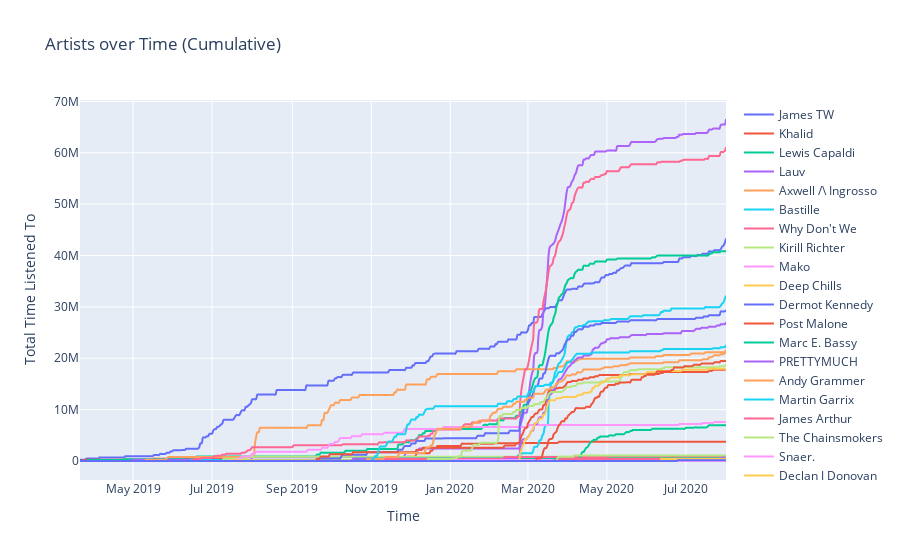
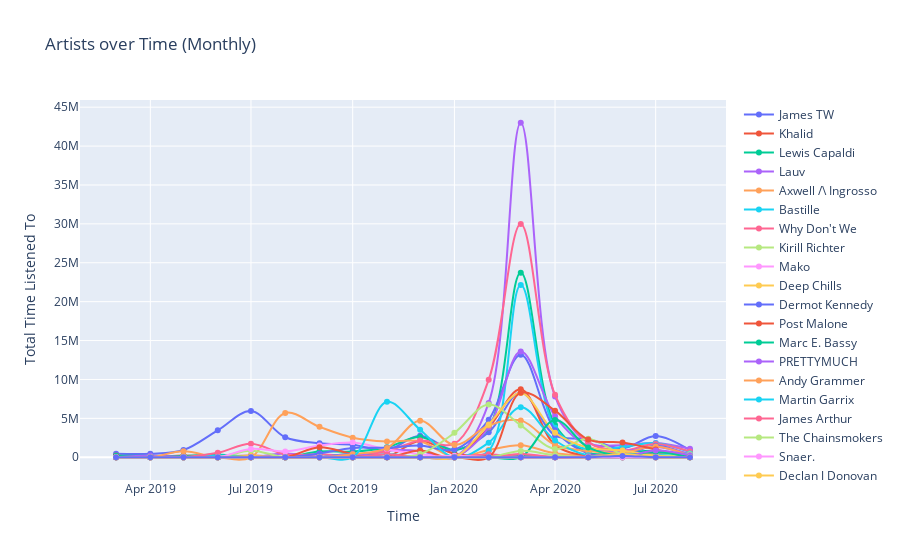
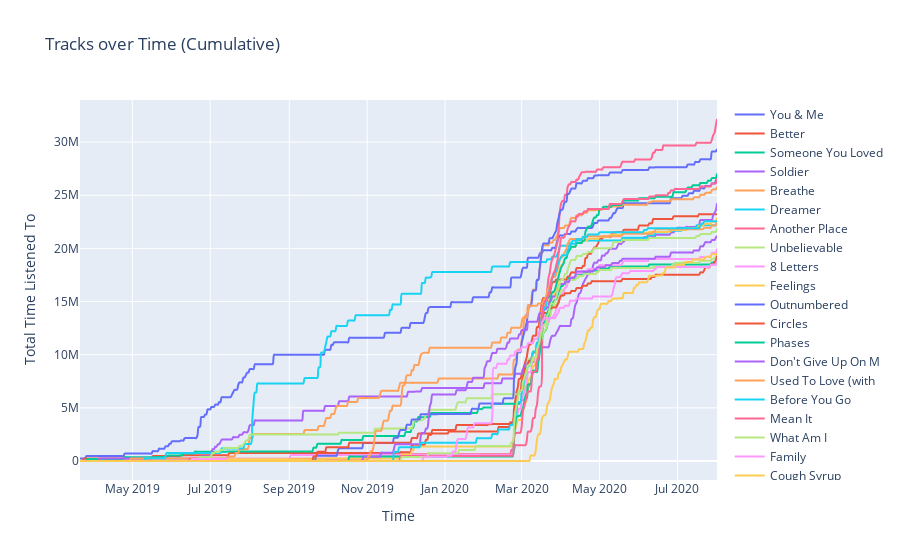
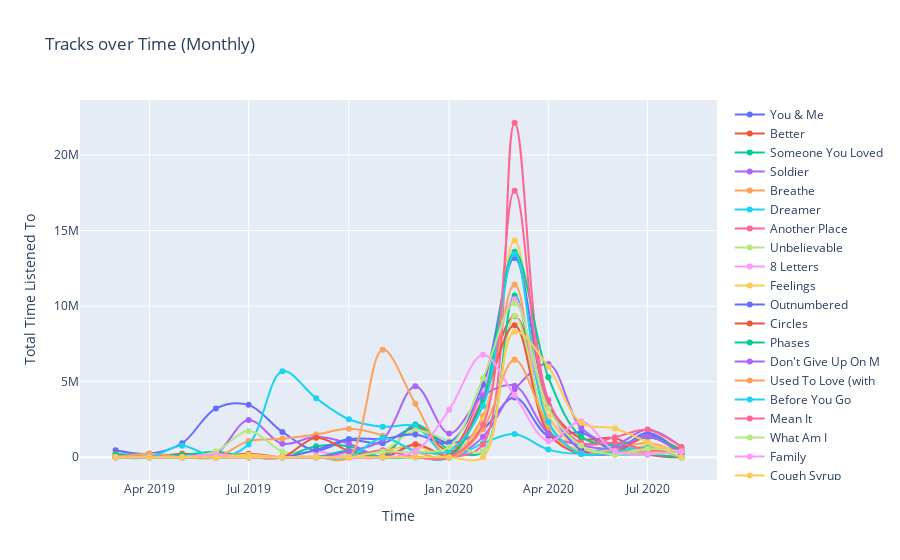

The cell these charts' notebook holds for them, in order:
### Code cell
artists_cum, artists_mon = get_data(artist_tracker)
tracks_cum, tracks_mon = get_data(track_tracker)

plot_tracker(artists_cum, 'Artists over Time (Cumulative)')
plot_tracker(artists_mon, 'Artists over Time (Monthly)')
plot_tracker(tracks_cum, 'Tracks over Time (Cumulative)')
plot_tracker(tracks_mon, 'Tracks over Time (Monthly)')

### Figure 1 — Plotly figure (JSON) as saved in the notebook; plotly's stock layout.template omitted (floating-point values rounded to 4 significant figures; data arrays with more than 128 entries replaced by an {"elided": "..."} marker saying what was removed)
{"data": [{"line": {"shape": "spline"}, "name": "James TW", "type": "scatter", "x": {"elided": "500 str values"}, "y": {"elided": "500 int values"}}, {"line": {"shape": "spline"}, "name": "Khalid", "type": "scatter", "x": {"elided": "500 str values"}, "y": {"elided": "500 int values"}}, {"line": {"shape": "spline"}, "name": "Lewis Capaldi", "type": "scatter", "x": {"elided": "500 str values"}, "y": {"elided": "500 int values"}}, {"line": {"shape": "spline"}, "name": "Lauv", "type": "scatter", "x": {"elided": "500 str values"}, "y": {"elided": "500 int values"}}, {"line": {"shape": "spline"}, "name": "Axwell /\\ Ingrosso", "type": "scatter", "x": {"elided": "500 str values"}, "y": {"elided": "500 int values"}}, {"line": {"shape": "spline"}, "name": "Bastille", "type": "scatter", "x": {"elided": "500 str values"}, "y": {"elided": "500 int values"}}, {"line": {"shape": "spline"}, "name": "Why Don't We", "type": "scatter", "x": {"elided": "500 str values"}, "y": {"elided": "500 int values"}}, {"line": {"shape": "spline"}, "name": "Kirill Richter", "type": "scatter", "x": {"elided": "500 str values"}, "y": {"elided": "500 int values"}}, {"line": {"shape": "spline"}, "name": "Mako", "type": "scatter", "x": {"elided": "500 str values"}, "y": {"elided": "500 int values"}}, {"line": {"shape": "spline"}, "name": "Deep Chills", "type": "scatter", "x": {"elided": "500 str values"}, "y": {"elided": "500 int values"}}, {"line": {"shape": "spline"}, "name": "Dermot Kennedy", "type": "scatter", "x": {"elided": "500 str values"}, "y": {"elided": "500 int values"}}, {"line": {"shape": "spline"}, "name": "Post Malone", "type": "scatter", "x": {"elided": "500 str values"}, "y": {"elided": "500 int values"}}, {"line": {"shape": "spline"}, "name": "Marc E. Bassy", "type": "scatter", "x": {"elided": "500 str values"}, "y": {"elided": "500 int values"}}, {"line": {"shape": "spline"}, "name": "PRETTYMUCH", "type": "scatter", "x": {"elided": "500 str values"}, "y": {"elided": "500 int values"}}, {"line": {"shape": "spline"}, "name": "Andy Grammer", "type": "scatter", "x": {"elided": "500 str values"}, "y": {"elided": "500 int values"}}, {"line": {"shape": "spline"}, "name": "Martin Garrix", "type": "scatter", "x": {"elided": "500 str values"}, "y": {"elided": "500 int values"}}, {"line": {"shape": "spline"}, "name": "James Arthur", "type": "scatter", "x": {"elided": "500 str values"}, "y": {"elided": "500 int values"}}, {"line": {"shape": "spline"}, "name": "The Chainsmokers", "type": "scatter", "x": {"elided": "500 str values"}, "y": {"elided": "500 int values"}}, {"line": {"shape": "spline"}, "name": "Snaer.", "type": "scatter", "x": {"elided": "500 str values"}, "y": {"elided": "500 int values"}}, {"line": {"shape": "spline"}, "name": "Declan J Donovan", "type": "scatter", "x": {"elided": "500 str values"}, "y": {"elided": "500 int values"}}, {"line": {"shape": "spline"}, "name": "Owl City", "type": "scatter", "x": {"elided": "500 str values"}, "y": {"elided": "500 int values"}}, {"line": {"shape": "spline"}, "name": "Young the Giant", "type": "scatter", "x": {"elided": "500 str values"}, "y": {"elided": "500 int values"}}, {"line": {"shape": "spline"}, "name": "Gavin DeGraw", "type": "scatter", "x": {"elided": "500 str values"}, "y": {"elided": "500 int values"}}, {"line": {"shape": "spline"}, "name": "WILDES", "type": "scatter", "x": {"elided": "500 str values"}, "y": {"elided": "500 int values"}}, {"line": {"shape": "spline"}, "name": "EDEN", "type": "scatter", "x": {"elided": "500 str values"}, "y": {"elided": "500 int values"}}, {"line": {"shape": "spline"}, "name": "Years & Years", "type": "scatter", "x": {"elided": "500 str values"}, "y": {"elided": "500 int values"}}, {"line": {"shape": "spline"}, "name": "The Piano Guys", "type": "scatter", "x": {"elided": "500 str values"}, "y": {"elided": "500 int values"}}, {"line": {"shape": "spline"}, "name": "Parachute", "type": "scatter", "x": {"elided": "500 str values"}, "y": {"elided": "500 int values"}}, {"line": {"shape": "spline"}, "name": "Mac Miller", "type": "scatter", "x": {"elided": "500 str values"}, "y": {"elided": "500 int values"}}, {"line": {"shape": "spline"}, "name": "OneRepublic", "type": "scatter", "x": {"elided": "500 str values"}, "y": {"elided": "500 int values"}}, {"line": {"shape": "spline"}, "name": "Trippie Redd", "type": "scatter", "x": {"elided": "500 str values"}, "y": {"elided": "500 int values"}}], "layout": {"font": {"size": 12}, "title": {"text": "Artists over Time (Cumulative)"}, "xaxis": {"title": {"text": "Time"}}, "yaxis": {"title": {"text": "Total Time Listened To"}}}}

### Figure 2 — Plotly figure (JSON) as saved in the notebook; plotly's stock layout.template omitted (floating-point values rounded to 4 significant figures)
{"data": [{"line": {"shape": "spline"}, "name": "James TW", "type": "scatter", "x": ["2019-03", "2019-04", "2019-05", "2019-06", "2019-07", "2019-08", "2019-09", "2019-10", "2019-11", "2019-12", "2020-01", "2020-02", "2020-03", "2020-04", "2020-05", "2020-06", "2020-07", "2020-08"], "y": [463306, 456373, 925047, 3457938, 5937692, 2574800, 1811626, 1601606, 926612, 2753364, 926612, 3202440, 8338142, 2806045, 2327849, 1141620, 2738150, 905813]}, {"line": {"shape": "spline"}, "name": "Khalid", "type": "scatter", "x": ["2019-03", "2019-04", "2019-05", "2019-06", "2019-07", "2019-08", "2019-09", "2019-10", "2019-11", "2019-12", "2020-01", "2020-02", "2020-03", "2020-04", "2020-05", "2020-06", "2020-07", "2020-08"], "y": [229320, 0, 229320, 72551, 230578, 0, 0, 0, 72036, 2086800, 458640, 145658, 245838, 0, 0, 0, 0, 0]}, {"line": {"shape": "spline"}, "name": "Lewis Capaldi", "type": "scatter", "x": ["2019-03", "2019-04", "2019-05", "2019-06", "2019-07", "2019-08", "2019-09", "2019-10", "2019-11", "2019-12", "2020-01", "2020-02", "2020-03", "2020-04", "2020-05", "2020-06", "2020-07", "2020-08"], "y": [182160, 182160, 150437, 364554, 11600, 0, 728640, 728640, 1290636, 2598018, 940338, 3759608, 23720511, 4160499, 598304, 564837, 828992, 0]}, {"line": {"shape": "spline"}, "name": "Lauv", "type": "scatter", "x": ["2019-03", "2019-04", "2019-05", "2019-06", "2019-07", "2019-08", "2019-09", "2019-10", "2019-11", "2019-12", "2020-01", "2020-02", "2020-03", "2020-04", "2020-05", "2020-06", "2020-07", "2020-08"], "y": [0, 237810, 0, 0, 0, 475620, 61112, 0, 844932, 800972, 4642, 6986068, 42998726, 7822368, 1881353, 1548797, 1826093, 1083328]}, {"line": {"shape": "spline"}, "name": "Axwell /\\ Ingrosso", "type": "scatter", "x": ["2019-03", "2019-04", "2019-05", "2019-06", "2019-07", "2019-08", "2019-09", "2019-10", "2019-11", "2019-12", "2020-01", "2020-02", "2020-03", "2020-04", "2020-05", "2020-06", "2020-07", "2020-08"], "y": [0, 0, 760310, 0, 0, 5690846, 3904788, 2511470, 2018134, 2046360, 7520, 920794, 1532039, 505660, 251147, 502294, 502295, 502294]}, {"line": {"shape": "spline"}, "name": "Bastille", "type": "scatter", "x": ["2019-03", "2019-04", "2019-05", "2019-06", "2019-07", "2019-08", "2019-09", "2019-10", "2019-11", "2019-12", "2020-01", "2020-02", "2020-03", "2020-04", "2020-05", "2020-06", "2020-07", "2020-08"], "y": [0, 0, 0, 212155, 0, 0, 0, 0, 427020, 0, 0, 850402, 22131042, 3795551, 953867, 1321508, 1806871, 675143]}, {"line": {"shape": "spline"}, "name": "Why Don't We", "type": "scatter", "x": ["2019-03", "2019-04", "2019-05", "2019-06", "2019-07", "2019-08", "2019-09", "2019-10", "2019-11", "2019-12", "2020-01", "2020-02", "2020-03", "2020-04", "2020-05", "2020-06", "2020-07", "2020-08"], "y": [0, 0, 0, 568794, 1731063, 378768, 380052, 177678, 765036, 2138120, 1740930, 9964054, 29976995, 8023997, 1909075, 870061, 1714454, 749382]}, {"line": {"shape": "spline"}, "name": "Kirill Richter", "type": "scatter", "x": ["2019-03", "2019-04", "2019-05", "2019-06", "2019-07", "2019-08", "2019-09", "2019-10", "2019-11", "2019-12", "2020-01", "2020-02", "2020-03", "2020-04", "2020-05", "2020-06", "2020-07", "2020-08"], "y": [0, 0, 0, 0, 848895, 0, 0, 0, 0, 0, 0, 0, 0, 0, 0, 0, 0, 0]}, {"line": {"shape": "spline"}, "name": "Mako", "type": "scatter", "x": ["2019-03", "2019-04", "2019-05", "2019-06", "2019-07", "2019-08", "2019-09", "2019-10", "2019-11", "2019-12", "2020-01", "2020-02", "2020-03", "2020-04", "2020-05", "2020-06", "2020-07", "2020-08"], "y": [0, 0, 0, 0, 1067757, 753440, 1506882, 1883600, 1031300, 376720, 0, 0, 376720, 0, 7605, 190514, 386288, 0]}, {"line": {"shape": "spline"}, "name": "Deep Chills", "type": "scatter", "x": ["2019-03", "2019-04", "2019-05", "2019-06", "2019-07", "2019-08", "2019-09", "2019-10", "2019-11", "2019-12", "2020-01", "2020-02", "2020-03", "2020-04", "2020-05", "2020-06", "2020-07", "2020-08"], "y": [0, 0, 0, 0, 163738, 0, 0, 0, 0, 0, 0, 0, 0, 0, 0, 0, 0, 0]}, {"line": {"shape": "spline"}, "name": "Dermot Kennedy", "type": "scatter", "x": ["2019-03", "2019-04", "2019-05", "2019-06", "2019-07", "2019-08", "2019-09", "2019-10", "2019-11", "2019-12", "2020-01", "2020-02", "2020-03", "2020-04", "2020-05", "2020-06", "2020-07", "2020-08"], "y": [0, 0, 0, 0, 0, 0, 491398, 1203592, 1220374, 1511768, 982796, 4812940, 13182743, 3479148, 491398, 264122, 1476736, 245699]}, {"line": {"shape": "spline"}, "name": "Post Malone", "type": "scatter", "x": ["2019-03", "2019-04", "2019-05", "2019-06", "2019-07", "2019-08", "2019-09", "2019-10", "2019-11", "2019-12", "2020-01", "2020-02", "2020-03", "2020-04", "2020-05", "2020-06", "2020-07", "2020-08"], "y": [0, 0, 0, 0, 0, 0, 1292980, 430560, 0, 861120, 0, 3836068, 8737464, 1562465, 216742, 396332, 430560, 219529]}, {"line": {"shape": "spline"}, "name": "Marc E. Bassy", "type": "scatter", "x": ["2019-03", "2019-04", "2019-05", "2019-06", "2019-07", "2019-08", "2019-09", "2019-10", "2019-11", "2019-12", "2020-01", "2020-02", "2020-03", "2020-04", "2020-05", "2020-06", "2020-07", "2020-08"], "y": [0, 0, 0, 0, 0, 0, 0, 436986, 0, 0, 0, 0, 112962, 0, 0, 0, 0, 0]}, {"line": {"shape": "spline"}, "name": "PRETTYMUCH", "type": "scatter", "x": ["2019-03", "2019-04", "2019-05", "2019-06", "2019-07", "2019-08", "2019-09", "2019-10", "2019-11", "2019-12", "2020-01", "2020-02", "2020-03", "2020-04", "2020-05", "2020-06", "2020-07", "2020-08"], "y": [0, 0, 0, 0, 0, 0, 0, 431518, 0, 0, 0, 3821150, 13592116, 5289602, 1368061, 788769, 1332223, 431518]}, {"line": {"shape": "spline"}, "name": "Andy Grammer", "type": "scatter", "x": ["2019-03", "2019-04", "2019-05", "2019-06", "2019-07", "2019-08", "2019-09", "2019-10", "2019-11", "2019-12", "2020-01", "2020-02", "2020-03", "2020-04", "2020-05", "2020-06", "2020-07", "2020-08"], "y": [0, 0, 0, 0, 0, 0, 0, 392374, 1177122, 4694088, 1569496, 4085574, 4737243, 1569497, 795339, 588561, 1373309, 196187]}, {"line": {"shape": "spline"}, "name": "Martin Garrix", "type": "scatter", "x": ["2019-03", "2019-04", "2019-05", "2019-06", "2019-07", "2019-08", "2019-09", "2019-10", "2019-11", "2019-12", "2020-01", "2020-02", "2020-03", "2020-04", "2020-05", "2020-06", "2020-07", "2020-08"], "y": [0, 0, 0, 0, 0, 0, 0, 0, 7119728, 3545002, 0, 1874836, 6442826, 2151482, 241686, 431889, 343297, 473528]}, {"line": {"shape": "spline"}, "name": "James Arthur", "type": "scatter", "x": ["2019-03", "2019-04", "2019-05", "2019-06", "2019-07", "2019-08", "2019-09", "2019-10", "2019-11", "2019-12", "2020-01", "2020-02", "2020-03", "2020-04", "2020-05", "2020-06", "2020-07", "2020-08"], "y": [0, 0, 0, 0, 0, 0, 0, 0, 398132, 0, 0, 398132, 0, 19838, 95363, 0, 0, 0]}, {"line": {"shape": "spline"}, "name": "The Chainsmokers", "type": "scatter", "x": ["2019-03", "2019-04", "2019-05", "2019-06", "2019-07", "2019-08", "2019-09", "2019-10", "2019-11", "2019-12", "2020-01", "2020-02", "2020-03", "2020-04", "2020-05", "2020-06", "2020-07", "2020-08"], "y": [0, 0, 0, 0, 0, 0, 0, 0, 0, 405932, 3137116, 6775766, 4097041, 1064417, 2388011, 391299, 194826, 389652]}, {"line": {"shape": "spline"}, "name": "Snaer.", "type": "scatter", "x": ["2019-03", "2019-04", "2019-05", "2019-06", "2019-07", "2019-08", "2019-09", "2019-10", "2019-11", "2019-12", "2020-01", "2020-02", "2020-03", "2020-04", "2020-05", "2020-06", "2020-07", "2020-08"], "y": [0, 0, 0, 0, 0, 0, 0, 0, 0, 0, 194530, 0, 0, 0, 0, 0, 0, 0]}, {"line": {"shape": "spline"}, "name": "Declan J Donovan", "type": "scatter", "x": ["2019-03", "2019-04", "2019-05", "2019-06", "2019-07", "2019-08", "2019-09", "2019-10", "2019-11", "2019-12", "2020-01", "2020-02", "2020-03", "2020-04", "2020-05", "2020-06", "2020-07", "2020-08"], "y": [0, 0, 0, 0, 0, 0, 0, 0, 0, 0, 0, 4213306, 8265365, 3158653, 1251569, 858069, 202016, 0]}, {"line": {"shape": "spline"}, "name": "Owl City", "type": "scatter", "x": ["2019-03", "2019-04", "2019-05", "2019-06", "2019-07", "2019-08", "2019-09", "2019-10", "2019-11", "2019-12", "2020-01", "2020-02", "2020-03", "2020-04", "2020-05", "2020-06", "2020-07", "2020-08"], "y": [0, 0, 0, 0, 0, 0, 0, 0, 0, 0, 0, 0, 10720, 0, 0, 0, 0, 0]}, {"line": {"shape": "spline"}, "name": "Young the Giant", "type": "scatter", "x": ["2019-03", "2019-04", "2019-05", "2019-06", "2019-07", "2019-08", "2019-09", "2019-10", "2019-11", "2019-12", "2020-01", "2020-02", "2020-03", "2020-04", "2020-05", "2020-06", "2020-07", "2020-08"], "y": [0, 0, 0, 0, 0, 0, 0, 0, 0, 0, 0, 0, 8302625, 5984831, 2274388, 1900975, 998079, 0]}, {"line": {"shape": "spline"}, "name": "Gavin DeGraw", "type": "scatter", "x": ["2019-03", "2019-04", "2019-05", "2019-06", "2019-07", "2019-08", "2019-09", "2019-10", "2019-11", "2019-12", "2020-01", "2020-02", "2020-03", "2020-04", "2020-05", "2020-06", "2020-07", "2020-08"], "y": [0, 0, 0, 0, 0, 0, 0, 0, 0, 0, 0, 0, 0, 4775335, 1268316, 212616, 711346, 0]}, {"line": {"shape": "spline"}, "name": "WILDES", "type": "scatter", "x": ["2019-03", "2019-04", "2019-05", "2019-06", "2019-07", "2019-08", "2019-09", "2019-10", "2019-11", "2019-12", "2020-01", "2020-02", "2020-03", "2020-04", "2020-05", "2020-06", "2020-07", "2020-08"], "y": [0, 0, 0, 0, 0, 0, 0, 0, 0, 0, 0, 0, 0, 0, 0, 0, 877665, 258948]}, {"line": {"shape": "spline"}, "name": "EDEN", "type": "scatter", "x": ["2019-03", "2019-04", "2019-05", "2019-06", "2019-07", "2019-08", "2019-09", "2019-10", "2019-11", "2019-12", "2020-01", "2020-02", "2020-03", "2020-04", "2020-05", "2020-06", "2020-07", "2020-08"], "y": [0, 0, 0, 0, 0, 0, 0, 0, 0, 0, 0, 0, 0, 0, 0, 0, 9824, 0]}, {"line": {"shape": "spline"}, "name": "Years & Years", "type": "scatter", "x": ["2019-03", "2019-04", "2019-05", "2019-06", "2019-07", "2019-08", "2019-09", "2019-10", "2019-11", "2019-12", "2020-01", "2020-02", "2020-03", "2020-04", "2020-05", "2020-06", "2020-07", "2020-08"], "y": [0, 0, 0, 0, 0, 0, 0, 0, 0, 0, 0, 0, 24415, 0, 0, 0, 0, 0]}, {"line": {"shape": "spline"}, "name": "The Piano Guys", "type": "scatter", "x": ["2019-03", "2019-04", "2019-05", "2019-06", "2019-07", "2019-08", "2019-09", "2019-10", "2019-11", "2019-12", "2020-01", "2020-02", "2020-03", "2020-04", "2020-05", "2020-06", "2020-07", "2020-08"], "y": [0, 0, 0, 0, 0, 0, 0, 0, 0, 0, 0, 0, 411902, 0, 0, 1091, 0, 0]}, {"line": {"shape": "spline"}, "name": "Parachute", "type": "scatter", "x": ["2019-03", "2019-04", "2019-05", "2019-06", "2019-07", "2019-08", "2019-09", "2019-10", "2019-11", "2019-12", "2020-01", "2020-02", "2020-03", "2020-04", "2020-05", "2020-06", "2020-07", "2020-08"], "y": [0, 0, 0, 0, 0, 0, 0, 0, 0, 0, 0, 0, 819078, 273026, 0, 0, 0, 0]}, {"line": {"shape": "spline"}, "name": "Mac Miller", "type": "scatter", "x": ["2019-03", "2019-04", "2019-05", "2019-06", "2019-07", "2019-08", "2019-09", "2019-10", "2019-11", "2019-12", "2020-01", "2020-02", "2020-03", "2020-04", "2020-05", "2020-06", "2020-07", "2020-08"], "y": [0, 0, 0, 0, 0, 0, 0, 0, 0, 0, 0, 0, 0, 812, 0, 0, 0, 0]}, {"line": {"shape": "spline"}, "name": "OneRepublic", "type": "scatter", "x": ["2019-03", "2019-04", "2019-05", "2019-06", "2019-07", "2019-08", "2019-09", "2019-10", "2019-11", "2019-12", "2020-01", "2020-02", "2020-03", "2020-04", "2020-05", "2020-06", "2020-07", "2020-08"], "y": [0, 0, 0, 0, 0, 0, 0, 0, 0, 0, 0, 0, 0, 0, 0, 408772, 0, 0]}, {"line": {"shape": "spline"}, "name": "Trippie Redd", "type": "scatter", "x": ["2019-03", "2019-04", "2019-05", "2019-06", "2019-07", "2019-08", "2019-09", "2019-10", "2019-11", "2019-12", "2020-01", "2020-02", "2020-03", "2020-04", "2020-05", "2020-06", "2020-07", "2020-08"], "y": [0, 0, 0, 0, 0, 0, 0, 0, 0, 0, 0, 0, 0, 0, 0, 168000, 0, 0]}], "layout": {"font": {"size": 12}, "title": {"text": "Artists over Time (Monthly)"}, "xaxis": {"title": {"text": "Time"}}, "yaxis": {"title": {"text": "Total Time Listened To"}}}}

### Figure 3 — Plotly figure (JSON) as saved in the notebook; plotly's stock layout.template omitted (floating-point values rounded to 4 significant figures; data arrays with more than 128 entries replaced by an {"elided": "..."} marker saying what was removed)
{"data": [{"line": {"shape": "spline"}, "name": "You & Me", "type": "scatter", "x": {"elided": "500 str values"}, "y": {"elided": "500 int values"}}, {"line": {"shape": "spline"}, "name": "Better", "type": "scatter", "x": {"elided": "500 str values"}, "y": {"elided": "500 int values"}}, {"line": {"shape": "spline"}, "name": "Someone You Loved", "type": "scatter", "x": {"elided": "500 str values"}, "y": {"elided": "500 int values"}}, {"line": {"shape": "spline"}, "name": "Soldier", "type": "scatter", "x": {"elided": "500 str values"}, "y": {"elided": "500 int values"}}, {"line": {"shape": "spline"}, "name": "Breathe", "type": "scatter", "x": {"elided": "500 str values"}, "y": {"elided": "500 int values"}}, {"line": {"shape": "spline"}, "name": "Dreamer", "type": "scatter", "x": {"elided": "500 str values"}, "y": {"elided": "500 int values"}}, {"line": {"shape": "spline"}, "name": "Another Place", "type": "scatter", "x": {"elided": "500 str values"}, "y": {"elided": "500 int values"}}, {"line": {"shape": "spline"}, "name": "Unbelievable", "type": "scatter", "x": {"elided": "500 str values"}, "y": {"elided": "500 int values"}}, {"line": {"shape": "spline"}, "name": "8 Letters", "type": "scatter", "x": {"elided": "500 str values"}, "y": {"elided": "500 int values"}}, {"line": {"shape": "spline"}, "name": "Feelings", "type": "scatter", "x": {"elided": "500 str values"}, "y": {"elided": "500 int values"}}, {"line": {"shape": "spline"}, "name": "Outnumbered", "type": "scatter", "x": {"elided": "500 str values"}, "y": {"elided": "500 int values"}}, {"line": {"shape": "spline"}, "name": "Circles", "type": "scatter", "x": {"elided": "500 str values"}, "y": {"elided": "500 int values"}}, {"line": {"shape": "spline"}, "name": "Phases", "type": "scatter", "x": {"elided": "500 str values"}, "y": {"elided": "500 int values"}}, {"line": {"shape": "spline"}, "name": "Don't Give Up On M", "type": "scatter", "x": {"elided": "500 str values"}, "y": {"elided": "500 int values"}}, {"line": {"shape": "spline"}, "name": "Used To Love (with", "type": "scatter", "x": {"elided": "500 str values"}, "y": {"elided": "500 int values"}}, {"line": {"shape": "spline"}, "name": "Before You Go", "type": "scatter", "x": {"elided": "500 str values"}, "y": {"elided": "500 int values"}}, {"line": {"shape": "spline"}, "name": "Mean It", "type": "scatter", "x": {"elided": "500 str values"}, "y": {"elided": "500 int values"}}, {"line": {"shape": "spline"}, "name": "What Am I", "type": "scatter", "x": {"elided": "500 str values"}, "y": {"elided": "500 int values"}}, {"line": {"shape": "spline"}, "name": "Family", "type": "scatter", "x": {"elided": "500 str values"}, "y": {"elided": "500 int values"}}, {"line": {"shape": "spline"}, "name": "Cough Syrup", "type": "scatter", "x": {"elided": "500 str values"}, "y": {"elided": "500 int values"}}], "layout": {"font": {"size": 12}, "title": {"text": "Tracks over Time (Cumulative)"}, "xaxis": {"title": {"text": "Time"}}, "yaxis": {"title": {"text": "Total Time Listened To"}}}}

### Figure 4 — Plotly figure (JSON) as saved in the notebook; plotly's stock layout.template omitted (floating-point values rounded to 4 significant figures)
{"data": [{"line": {"shape": "spline"}, "name": "You & Me", "type": "scatter", "x": ["2019-03", "2019-04", "2019-05", "2019-06", "2019-07", "2019-08", "2019-09", "2019-10", "2019-11", "2019-12", "2020-01", "2020-02", "2020-03", "2020-04", "2020-05", "2020-06", "2020-07", "2020-08"], "y": [463306, 231653, 925047, 3233218, 3467005, 1675880, 463306, 1139712, 926612, 1953776, 926612, 1853224, 3961008, 1404921, 1632015, 464420, 1621236, 231653]}, {"line": {"shape": "spline"}, "name": "Better", "type": "scatter", "x": ["2019-03", "2019-04", "2019-05", "2019-06", "2019-07", "2019-08", "2019-09", "2019-10", "2019-11", "2019-12", "2020-01", "2020-02", "2020-03", "2020-04", "2020-05", "2020-06", "2020-07", "2020-08"], "y": [229320, 0, 229320, 72551, 230578, 0, 0, 0, 72036, 2086800, 458640, 4358964, 9330281, 3431679, 1251569, 1266841, 202016, 0]}, {"line": {"shape": "spline"}, "name": "Someone You Loved", "type": "scatter", "x": ["2019-03", "2019-04", "2019-05", "2019-06", "2019-07", "2019-08", "2019-09", "2019-10", "2019-11", "2019-12", "2020-01", "2020-02", "2020-03", "2020-04", "2020-05", "2020-06", "2020-07", "2020-08"], "y": [182160, 182160, 150437, 364554, 11600, 0, 728640, 728640, 0, 2167806, 510126, 364320, 10704864, 1829079, 379797, 184871, 182160, 0]}, {"line": {"shape": "spline"}, "name": "Soldier", "type": "scatter", "x": ["2019-03", "2019-04", "2019-05", "2019-06", "2019-07", "2019-08", "2019-09", "2019-10", "2019-11", "2019-12", "2020-01", "2020-02", "2020-03", "2020-04", "2020-05", "2020-06", "2020-07", "2020-08"], "y": [0, 224720, 0, 224720, 2470687, 898920, 1348320, 898880, 0, 799588, 0, 1349216, 4490096, 6176459, 1964150, 889816, 1828260, 674160]}, {"line": {"shape": "spline"}, "name": "Breathe", "type": "scatter", "x": ["2019-03", "2019-04", "2019-05", "2019-06", "2019-07", "2019-08", "2019-09", "2019-10", "2019-11", "2019-12", "2020-01", "2020-02", "2020-03", "2020-04", "2020-05", "2020-06", "2020-07", "2020-08"], "y": [0, 237810, 0, 0, 1067757, 1229060, 1506882, 1883600, 1429432, 396308, 0, 2736772, 11429634, 1696142, 483191, 521813, 938255, 237810]}, {"line": {"shape": "spline"}, "name": "Dreamer", "type": "scatter", "x": ["2019-03", "2019-04", "2019-05", "2019-06", "2019-07", "2019-08", "2019-09", "2019-10", "2019-11", "2019-12", "2020-01", "2020-02", "2020-03", "2020-04", "2020-05", "2020-06", "2020-07", "2020-08"], "y": [0, 0, 760310, 0, 848895, 5690846, 3904788, 2511470, 2018134, 2046360, 7520, 920794, 1532039, 505660, 251147, 670294, 502295, 502294]}, {"line": {"shape": "spline"}, "name": "Another Place", "type": "scatter", "x": ["2019-03", "2019-04", "2019-05", "2019-06", "2019-07", "2019-08", "2019-09", "2019-10", "2019-11", "2019-12", "2020-01", "2020-02", "2020-03", "2020-04", "2020-05", "2020-06", "2020-07", "2020-08"], "y": [0, 0, 0, 212155, 0, 0, 0, 0, 427020, 0, 0, 850402, 22131042, 3795551, 953867, 1321508, 1806871, 675143]}, {"line": {"shape": "spline"}, "name": "Unbelievable", "type": "scatter", "x": ["2019-03", "2019-04", "2019-05", "2019-06", "2019-07", "2019-08", "2019-09", "2019-10", "2019-11", "2019-12", "2020-01", "2020-02", "2020-03", "2020-04", "2020-05", "2020-06", "2020-07", "2020-08"], "y": [0, 0, 0, 378768, 1731063, 378768, 0, 177678, 395706, 1768790, 1067628, 388112, 9360749, 2132084, 381476, 489387, 568152, 0]}, {"line": {"shape": "spline"}, "name": "8 Letters", "type": "scatter", "x": ["2019-03", "2019-04", "2019-05", "2019-06", "2019-07", "2019-08", "2019-09", "2019-10", "2019-11", "2019-12", "2020-01", "2020-02", "2020-03", "2020-04", "2020-05", "2020-06", "2020-07", "2020-08"], "y": [0, 0, 0, 190026, 0, 0, 380052, 0, 0, 0, 0, 4351804, 10456132, 2673113, 754226, 194732, 586654, 380052]}, {"line": {"shape": "spline"}, "name": "Feelings", "type": "scatter", "x": ["2019-03", "2019-04", "2019-05", "2019-06", "2019-07", "2019-08", "2019-09", "2019-10", "2019-11", "2019-12", "2020-01", "2020-02", "2020-03", "2020-04", "2020-05", "2020-06", "2020-07", "2020-08"], "y": [0, 0, 0, 0, 163738, 0, 61112, 0, 379226, 766900, 0, 2482944, 14338116, 2713440, 569718, 263443, 762961, 379812]}, {"line": {"shape": "spline"}, "name": "Outnumbered", "type": "scatter", "x": ["2019-03", "2019-04", "2019-05", "2019-06", "2019-07", "2019-08", "2019-09", "2019-10", "2019-11", "2019-12", "2020-01", "2020-02", "2020-03", "2020-04", "2020-05", "2020-06", "2020-07", "2020-08"], "y": [0, 0, 0, 0, 0, 0, 491398, 1203592, 1220374, 1511768, 982796, 4812940, 13182743, 3479148, 491398, 264122, 1476736, 245699]}, {"line": {"shape": "spline"}, "name": "Circles", "type": "scatter", "x": ["2019-03", "2019-04", "2019-05", "2019-06", "2019-07", "2019-08", "2019-09", "2019-10", "2019-11", "2019-12", "2020-01", "2020-02", "2020-03", "2020-04", "2020-05", "2020-06", "2020-07", "2020-08"], "y": [0, 0, 0, 0, 0, 0, 1292980, 430560, 0, 861120, 194530, 3836068, 8737464, 1563277, 216742, 396332, 1318049, 478477]}, {"line": {"shape": "spline"}, "name": "Phases", "type": "scatter", "x": ["2019-03", "2019-04", "2019-05", "2019-06", "2019-07", "2019-08", "2019-09", "2019-10", "2019-11", "2019-12", "2020-01", "2020-02", "2020-03", "2020-04", "2020-05", "2020-06", "2020-07", "2020-08"], "y": [0, 0, 0, 0, 0, 0, 0, 431518, 0, 0, 0, 3821150, 13592116, 5289602, 1368061, 788769, 1332223, 431518]}, {"line": {"shape": "spline"}, "name": "Don't Give Up On M", "type": "scatter", "x": ["2019-03", "2019-04", "2019-05", "2019-06", "2019-07", "2019-08", "2019-09", "2019-10", "2019-11", "2019-12", "2020-01", "2020-02", "2020-03", "2020-04", "2020-05", "2020-06", "2020-07", "2020-08"], "y": [0, 0, 0, 0, 0, 0, 0, 392374, 1177122, 4694088, 1569496, 4085574, 4737243, 1569497, 795339, 588561, 1373309, 196187]}, {"line": {"shape": "spline"}, "name": "Used To Love (with", "type": "scatter", "x": ["2019-03", "2019-04", "2019-05", "2019-06", "2019-07", "2019-08", "2019-09", "2019-10", "2019-11", "2019-12", "2020-01", "2020-02", "2020-03", "2020-04", "2020-05", "2020-06", "2020-07", "2020-08"], "y": [0, 0, 0, 0, 0, 0, 0, 0, 7119728, 3545002, 0, 1874836, 6442826, 2151482, 241686, 431889, 343297, 473528]}, {"line": {"shape": "spline"}, "name": "Before You Go", "type": "scatter", "x": ["2019-03", "2019-04", "2019-05", "2019-06", "2019-07", "2019-08", "2019-09", "2019-10", "2019-11", "2019-12", "2020-01", "2020-02", "2020-03", "2020-04", "2020-05", "2020-06", "2020-07", "2020-08"], "y": [0, 0, 0, 0, 0, 0, 0, 0, 1290636, 430212, 430212, 3395288, 13427549, 2331420, 218507, 381057, 646832, 0]}, {"line": {"shape": "spline"}, "name": "Mean It", "type": "scatter", "x": ["2019-03", "2019-04", "2019-05", "2019-06", "2019-07", "2019-08", "2019-09", "2019-10", "2019-11", "2019-12", "2020-01", "2020-02", "2020-03", "2020-04", "2020-05", "2020-06", "2020-07", "2020-08"], "y": [0, 0, 0, 0, 0, 0, 0, 0, 465706, 14484, 4642, 2164484, 17632111, 3432624, 931412, 954055, 511165, 465706]}, {"line": {"shape": "spline"}, "name": "What Am I", "type": "scatter", "x": ["2019-03", "2019-04", "2019-05", "2019-06", "2019-07", "2019-08", "2019-09", "2019-10", "2019-11", "2019-12", "2020-01", "2020-02", "2020-03", "2020-04", "2020-05", "2020-06", "2020-07", "2020-08"], "y": [0, 0, 0, 0, 0, 0, 0, 0, 369330, 369330, 673302, 5224138, 10170834, 3218800, 773373, 185942, 559648, 369330]}, {"line": {"shape": "spline"}, "name": "Family", "type": "scatter", "x": ["2019-03", "2019-04", "2019-05", "2019-06", "2019-07", "2019-08", "2019-09", "2019-10", "2019-11", "2019-12", "2020-01", "2020-02", "2020-03", "2020-04", "2020-05", "2020-06", "2020-07", "2020-08"], "y": [0, 0, 0, 0, 0, 0, 0, 0, 0, 405932, 3137116, 6775766, 4097041, 1064417, 2388011, 391299, 194826, 389652]}, {"line": {"shape": "spline"}, "name": "Cough Syrup", "type": "scatter", "x": ["2019-03", "2019-04", "2019-05", "2019-06", "2019-07", "2019-08", "2019-09", "2019-10", "2019-11", "2019-12", "2020-01", "2020-02", "2020-03", "2020-04", "2020-05", "2020-06", "2020-07", "2020-08"], "y": [0, 0, 0, 0, 0, 0, 0, 0, 0, 0, 0, 0, 8302625, 5984831, 2274388, 1900975, 998079, 0]}], "layout": {"font": {"size": 12}, "title": {"text": "Tracks over Time (Monthly)"}, "xaxis": {"title": {"text": "Time"}}, "yaxis": {"title": {"text": "Total Time Listened To"}}}}
